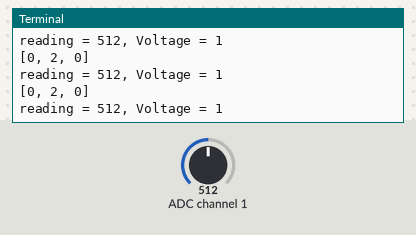
The program below on a simulated Raspberry Pi (BCM pin numbers). Parts: the last lines printed to the terminal. Inputs (shaded band) come from the test bench; at power-on: ADC channel 1 = 512 (analog values on the 0–1023 scale).

Above: at 1.2 s.
1.3 s: ADC channel 1 set to 716
At 1.9 s:
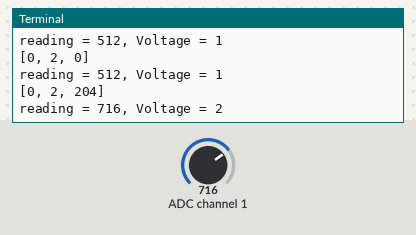
2.8 s: ADC channel 1 set to 900
At 3.4 s:
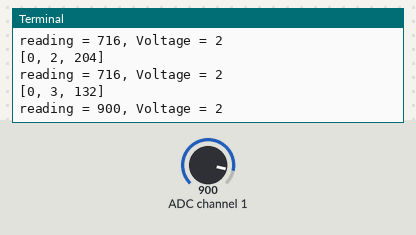
Timing chart, 0 to 5.8 s (numbered marks = the images above; inputs shaded):
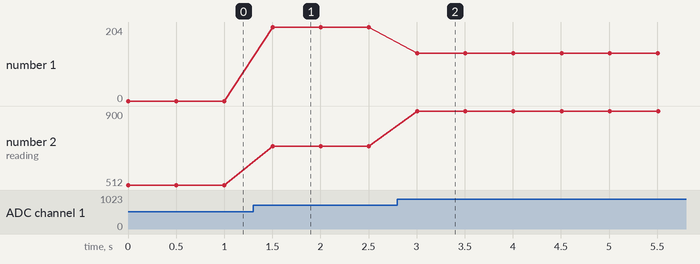

Measured:
- after the input at 1.3 s, the terminal: prints a new line after 0.20 s (image 1)
- after the input at 2.8 s, the terminal: prints a new line after 0.21 s (image 2)
- plotted number 1: 0 → 204 after the input at 1.3 s, 204 → 132 after the input at 2.8 s
- plotted number 2: 512 → 716 after the input at 1.3 s, 716 → 900 after the input at 2.8 s

The program:

potentio_meter.py
```python
import spidev
import time

# SPI 인스턴트 생성
spi = spidev.SpiDev()

#SPI 통신 시작
spi.open(0,0) #bus: 0, dev: 0

#SPI 통신 속도 설정
spi.max_speed_hz = 100000 #최대 속도

# 채녈에서 SPI 데이터 읽기 (0 ~ 1023)

def analog_read(channel):
  # [byte_1, byte_2, byte_3]
  # byte_2 : channel config (channel 0) (+8) -> 0000 1000 -> 1000 0000
  ret = spi.xfer2([1, (8 + channel) << 4, 0])
  print(ret)
  adc_out = ((ret[1] & 3) << 8) + ret[2]
  return adc_out

try :
    while True:
        reading = analog_read(1) # reading(0 ~ 1023)
        voltage = reading * 3.3/ 1023
        print("reading = %d, Voltage = %d" % (reading, voltage))
        time.sleep(0.5)

finally :
    spi.close()
```
